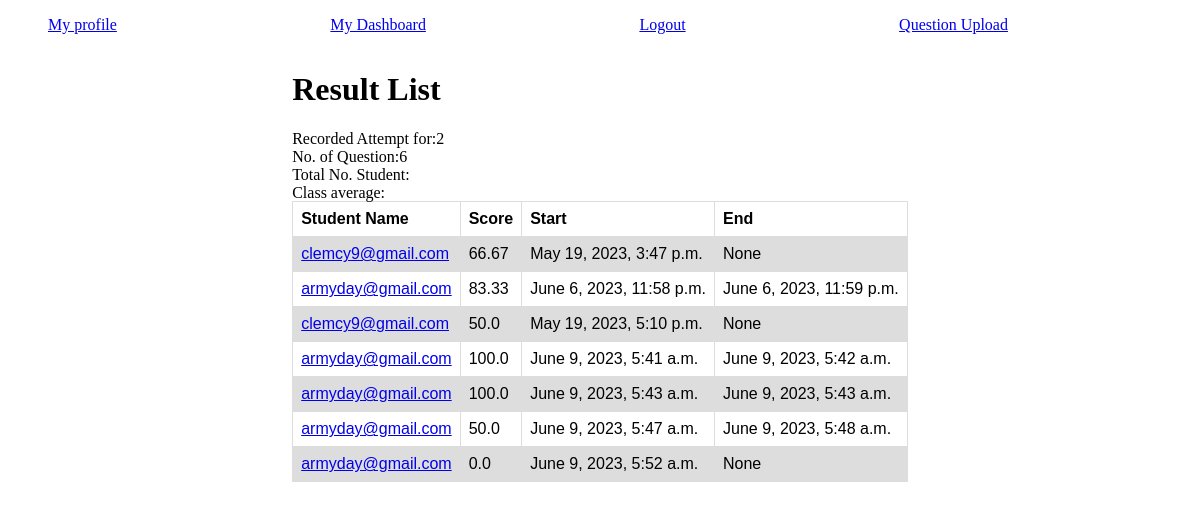
The page /quiz/result_list/2 (signed in) on the database as committed earlier.
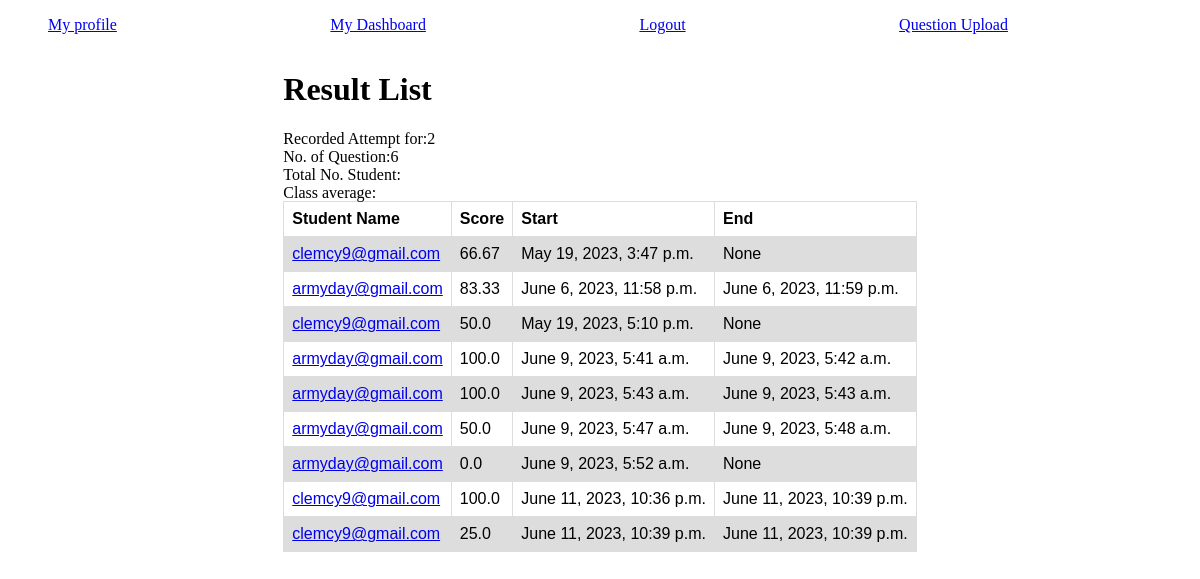
The same page on the database as committed later.
### cbt_app/models.py (models this page shows, shortened)
class Sitting(models.Model):
    user = models.ForeignKey(settings.AUTH_USER_MODEL, on_delete=models.DO_NOTHING)
    quiz = models.ForeignKey(Quiz,on_delete=models.DO_NOTHING)
    question_all = models.CharField(max_length=1024, verbose_name='All Questions', validators=[validate_comma_separated_integer_list])
    question_attempted = models.CharField(max_length=1024, verbose_name='Answered Questions', validators=[validate_comma_separated_integer_list])
    question_unattempted = models.CharField(max_length=1024, verbose_name='Unanswered Questions', validators=[validate_comma_separated_integer_list])
    question_failed = models.CharField(max_length=1024, verbose_name='Failed Questions', validators=[validate_comma_separated_integer_list])
    question_passed = models.CharField(max_length=1024, verbose_name='Passed Questions', validators=[validate_comma_separated_integer_list])
    question_choice_pair = models.JSONField(blank=True, default=dict, help_text='json format question choice pair')
    is_completed = models.BooleanField('Is completed', default=False)
    current_score = models.IntegerField(default=0)
    start_time =models.DateTimeField(auto_now_add=True)
    end_time =models.DateTimeField(null=True, blank=True)
    objects = models.Manager()
    sits = SittingManager()
    def get_score(self):
        all_quest = list(map(int,self.question_all.split(',')))
        total_quest = len(all_quest)
        total_points = self.current_score
        percent_score = (total_points/total_quest)*100
        return round(percent_score,2)

### auth1/models.py (models this page shows)
class User(AbstractUser):
    first_name = models.CharField(max_length=30, blank=False)
    last_name = models.CharField(max_length=30, blank=False)
    email = models.EmailField(unique=True, blank=False)
    is_student = models.BooleanField('Are you a student?',blank=False)
    USERNAME_FIELD = 'email'
    REQUIRED_FIELDS = ['first_name','last_name','username','is_student']
    def __str__(self):
        return self.email

### cbt_app/views.py (the view)
# urls.py: path('result_list/<int:quiz_id>', view=result_list, name='result_list'),
@login_required
def result_list(request,quiz_id):
    user = request.user
    if not user.is_student:
        contents = Quiz.objects.filter(examiner=user)
        sitting = Sitting.objects.filter(quiz__examiner=user)
        quiz_sit_pair ={
            x:x.get_score() for x in sitting
        }
        sits = Sitting.objects.filter(quiz__id =quiz_id)
        context = {
            'quiz_attempt':sits.count(),
            'quiz_total_question':len(sits[0].question_all.split(',')),
            'contents':contents,
            'sittings':sitting,
            'quiz_pair':quiz_sit_pair,
        }
        return render(request, 'result_list.html', context)

### templates/result_list.html (shortened to what this page needs)
{% extends 'base.html' %}
{% block content %}
{% if user.is_student %}
<div class="container" style="width: 100vw; display: flex; justify-content: center;">
    <div class="parent">
        <h1>
            User Dashboard
        </h1>
        <h2>
            {% for message in messages %}
                {{message}}
            {% endfor %}
        </h2>
        <table style="width: 100%;">
            <tr>
                <thead>Available Exams</thead>
            </tr>
            <tr>
                <th>Exams Title</th>
                <th>Subject(course)</th>
                <th>Class(level)</th>
                <th>Duration (min)</th>
            </tr>
            {% for quiz in contents %}
            <tr>
                <td><a href="{% url 'cbt_app:take_quiz' quiz.id %}">{{quiz}}</a></td>
                <td>{{quiz.course}}</td>
                <td>{{quiz.level}}</td>
                <td>{{quiz.duration}}</td>
            </tr>
            {% endfor %}
        </table>
    </div>
</div>
{% else %}
<div class="container" style="width: 100vw; display: flex; justify-content: center;">
    <div class="parent">
        <h1>
            Result List
        </h1>
        <table style="width: 100%;">
            <tr>
                <th>Student Name</th>
                <th>Score</th>
                <th>Start</th>
                <th>End</th>
            </tr>
            {% for x,y in quiz_pair.items %}
            <tr>
                <td><a href="#">{{x.user}}</a></td>
                <td>{{y}}</td>
                <td>{{x.start_time}}</td>
                <td>{{x.end_time}}</td>
            </tr>
            {% endfor %}
        </table>
    </div>
</div>
{% endif %}
{% endblock %}

Rows that differ between the two databases and show on the page:
added Sitting: user "clemcy9@gmail.com", y "100.0", start_time "June 11, 2023, 10:36 p.m.", end_time "June 11, 2023, 10:39 p.m."
added Sitting: user "clemcy9@gmail.com", y "25.0", start_time "June 11, 2023, 10:39 p.m.", end_time "June 11, 2023, 10:39 p.m."
